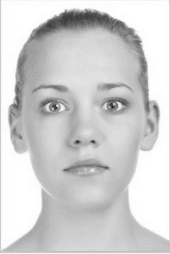
#> input picture Tarea 2/cara_02_grisesMF.png, 170 x 254 px
$ python Fourier.py
#> lines starting #> are read from the running program, lines starting #| are printed output that depends on the picture
import numpy as np
import matplotlib.pylab as plt
from matplotlib.colors import LogNorm

#Punto 2: Transformada de Fourier: Imagenes hibridas.
#2a. Almacene los datos de las imagenes cara_02_grisesMF.png y de cara_03_grisesMF.png.
img1 = plt.imread("cara_02_grisesMF.png")
#> img1 is the input picture: shape (254, 170) float32; min 0.125, max 1, mean 0.816
img2 = plt.imread("cara_03_grisesMF.png")
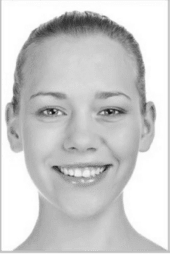
#> input picture Tarea 2/cara_03_grisesMF.png, 170 x 254 px
#> img2 is the input picture: shape (254, 170) float32; min 0.0784, max 1, mean 0.803

plt.figure(figsize=(10,10))

pl1 = plt.subplot(1,2,1)
pl1.imshow(img1, plt.cm.gray)
pl1.set_title("Imagen original 1.")

pl2 = plt.subplot(1,2,2)
pl2.imshow(img2, plt.cm.gray)
pl2.set_title("Imagen original 2.")

#2b. Haga los filtros de Fourier necesarios para realizar la imagen hibrida.
#Transformadas de Fourier.
timg11 = np.fft.fft2(img1)
timg1 = np.fft.fftshift(timg11)
timg22 = np.fft.fft2(img2)
timg2 = np.fft.fftshift(timg22)

#Grafica de los espectros de Fourier.
plt.figure(figsize=(10,10))

pl11 = plt.subplot(2,2,1)
pl11.imshow(np.abs(timg11),norm=LogNorm())
pl11.set_title("Espectro de Fourier para la imagen 1.")

pl21 = plt.subplot(2,2,2)
pl21.imshow(np.abs(timg22),norm=LogNorm())
pl21.set_title("Espectro de Fourier para la imagen 2.")

pl1 = plt.subplot(2,2,3)
pl1.imshow(np.abs(timg1),norm=LogNorm())
pl1.set_title("Espectro 1 de Fourier con np.shift.")

pl2 = plt.subplot(2,2,4)
pl2.imshow(np.abs(timg2),norm=LogNorm())
pl2.set_title("Espectro 2 de Fourier con np.shift.")

plt.savefig("FFtIm.pdf")
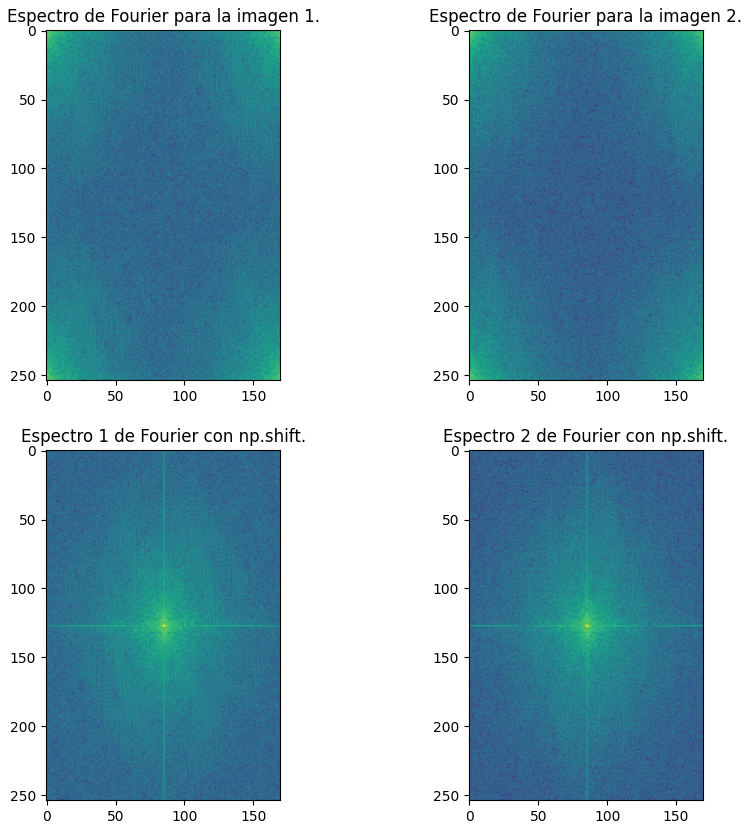
#> figure drawn by matplotlib, 4 panels

#Filtrado de imagenes.
ctimg1 = np.copy(timg1)
ctimg2 = np.copy(timg2)

filas1 = np.shape(ctimg1)[0]
#> filas1 = 254
columnas1 = np.shape(ctimg1)[1]
#> columnas1 = 170
filas2 = np.shape(ctimg2)[0]
#> filas2 = 254
columnas2 = np.shape(ctimg2)[1]
#> columnas2 = 170

ctimg1[110:150,70:100] = 0

ctimg2[0:120,0:columnas2] = 0
ctimg2[135:filas2,0:columnas2] = 0
ctimg2[100:150,0:75] = 0
ctimg2[100:150,95:columnas2] = 0

#Transformadas inversas de Fourier.
ahh1 = np.fft.ifftshift(ctimg1)
ehh1 = np.fft.ifft2(ahh1)
ahh2 = np.fft.ifftshift(ctimg2)
ehh2 = np.fft.ifft2(ahh2)

plt.figure(figsize=(10,10))
#Espectro filtrado de Fourier.
pl1 = plt.subplot(2,2,1)
pl1.imshow(np.abs(ctimg1),norm=LogNorm())
pl1.set_title("Espectro filtrado para la imagen 1.")

pl2 = plt.subplot(2,2,2)
pl2.imshow(np.abs(ctimg2),norm=LogNorm())
pl2.set_title("Espectro filtrado para la imagen 2.")

#Imagenes filtradas por separado.
pl11 = plt.subplot(2,2,3)
pl11.imshow(np.abs(ehh1), plt.cm.gray)
pl11.set_title("Resultado imagen 1 filtrada.")

pl21 = plt.subplot(2,2,4)
pl21.imshow(np.abs(ehh2), plt.cm.gray)
pl21.set_title("Resultado imagen 2 filtrada.")

plt.figtext(0,0,u"Teniendo en cuenta que el np.shift ubica las frecuencias bajas en el centro del espectro de Fourier, se realizó para la imagen 1 \nun filtro pasaaltas el cual cambió a cero la amplitud de todas aquellas frecuencias ubicadas en el centro del espectro. \nPor otro lado, se hizo el proceso inverso para la imagen 2, generando un filtro pasabajas al mentener únicamente el centro del espectro.")
plt.savefig("ImProceso.pdf")
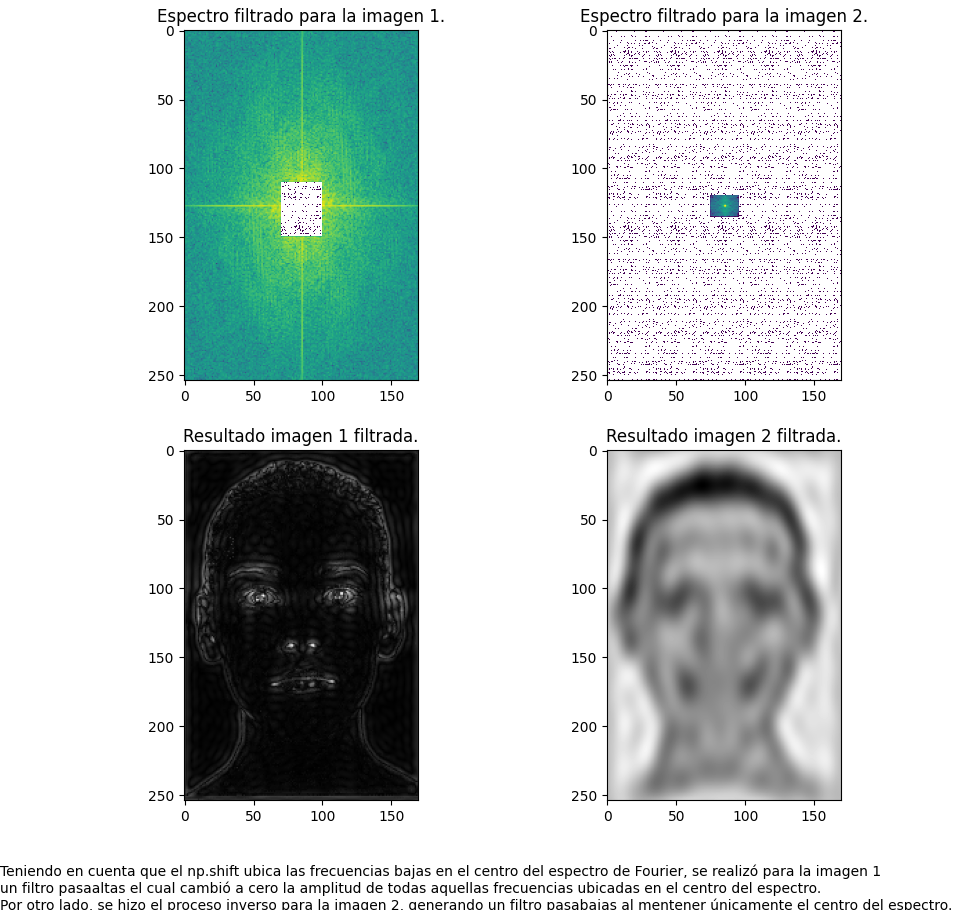
#> figure drawn by matplotlib, 4 panels

#Imagen hibrida final.
final = ehh1 + ehh2

plt.figure(figsize=(7,7))
plt.imshow(np.abs(final), plt.cm.gray)
plt.title(u"Imagen híbrida final.")
plt.savefig("ImHybrid.pdf")
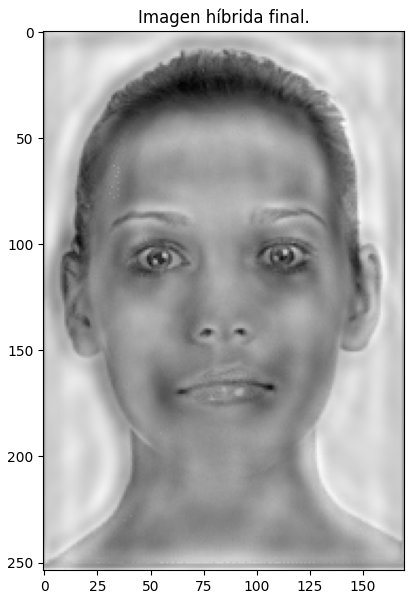
#> figure drawn by matplotlib, 1 panel
